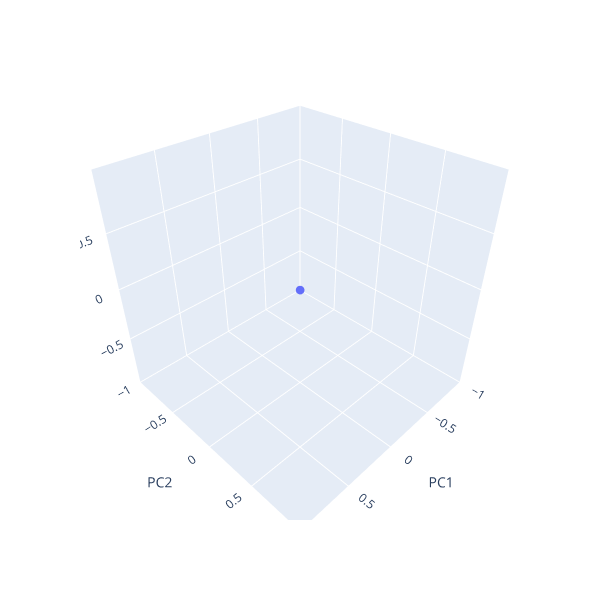

This figure's notebook cell:
### Code cell
from src.utils.tda import get_pca
pca = get_pca(X=latent_series, n=3)

# Now the interactive 3D scatter
pc1, pc2, pc3 = pca[:,0], pca[:,1], pca[:,2]

fig = px.scatter_3d(
    x=pc1, y=pc2, z=pc3,
    labels={'x': 'PC1', 'y': 'PC2', 'z': 'PC3'},
    width=600, height=600,
)
fig.update_traces(marker={'size': 3})
# lock axes to equal scale
rng = max(pc1.max()-pc1.min(), pc2.max()-pc2.min(), pc3.max()-pc3.min())/2
center = [(a.max()+a.min())/2 for a in (pc1, pc2, pc3)]
axis_kwargs = [
    {'range': (center[i]-rng, center[i]+rng)}
    for i in range(3)
]

fig.update_layout(scene={
    'xaxis_title':'PC1',
    'yaxis_title':'PC2',
    'zaxis_title':'PC3',
    'aspectmode': 'manual',
    'aspectratio': {'x': 1, 'y': 1, 'z': 1}
})
fig.show()

### Figure 1 — Plotly figure (JSON) as saved in the notebook; plotly's stock layout.template omitted (floating-point values rounded to 4 significant figures; data arrays with more than 128 entries replaced by an {"elided": "..."} marker saying what was removed)
{"data": [{"hovertemplate": "PC1=%{x}<br>PC2=%{y}<br>PC3=%{z}<extra></extra>", "legendgroup": "", "marker": {"color": "#636efa", "size": 3, "symbol": "circle"}, "mode": "markers", "name": "", "scene": "scene", "showlegend": false, "type": "scatter3d", "x": {"elided": "399 float values"}, "y": {"elided": "399 float values"}, "z": {"elided": "399 float values"}}], "layout": {"height": 600, "legend": {"tracegroupgap": 0}, "margin": {"t": 60}, "scene": {"aspectmode": "manual", "aspectratio": {"x": 1, "y": 1, "z": 1}, "domain": {"x": [0, 1], "y": [0, 1]}, "xaxis": {"title": {"text": "PC1"}}, "yaxis": {"title": {"text": "PC2"}}, "zaxis": {"title": {"text": "PC3"}}}, "width": 600}}
